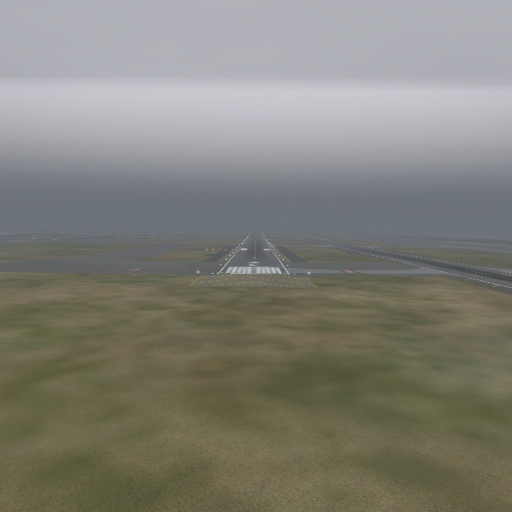
#> input picture examples/sensor_faults_example/00_original.jpg, 1024 x 1024 px (shown at 1/2 size); its folder holds only this picture in this run
$ python -i camera_sensor_errors.py   (imports and definitions only)
#> lines starting #> are read from the running program, lines starting #| are printed output that depends on the picture
#> further down, picture is the input picture: shape (1024, 1024, 3); mean B, G, R 119.3, 128.7, 129.3
"""
camera_sensor_errors.py — Simulation de fautes capteur camera embarquee avion.

Applique des degradations realistes a des images X-Plane avant inference YOLOv8,
pour evaluer la robustesse du modele.

Importe par project/export/sensor_faults.py — pas de CLI standalone, le
pipeline (run_pipeline.py) pilote tout via les fault_profile.json TAF.

Usage:
    from camera_sensor_errors import apply_errors, ERROR_REGISTRY
    img_degraded = apply_errors(img, ["gaussian_noise", "vignetting"], severity=0.5)
"""

from typing import Optional, Callable

import cv2
import numpy as np


# ---------------------------------------------------------------------------
# Fonctions de degradation individuelles
# ---------------------------------------------------------------------------
# Chaque fonction prend (image BGR uint8, severity 0-1) et retourne image BGR uint8.

# [128 lines left out: functions gaussian_noise, shot_noise, salt_pepper, dead_pixels, motion_blur, defocus_blur and 4 more, not called in this run]


def chromatic_aberration(img: np.ndarray, severity: float = 0.5) -> np.ndarray:
    """Aberration chromatique (decalage R/B aux bords)."""
#> called with severity = 0.5
    shift = int(1 + severity * 6)  # 1 - 7 pixels
    h, w = img.shape[:2]
#> h = 1024; w = 1024
    b, g, r = cv2.split(img)
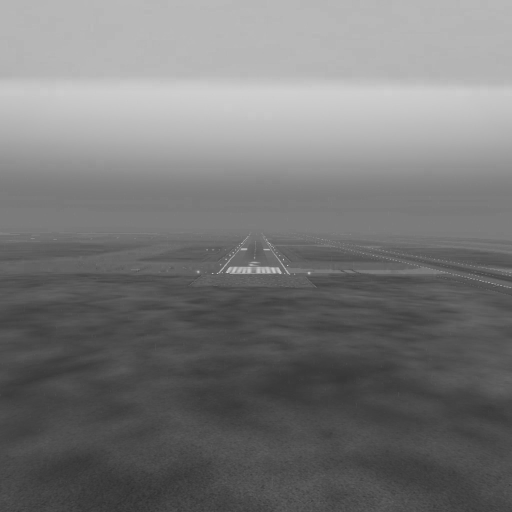
#> b: shape (1024, 1024) (shown at 1/2 size); min 46, max 238, mean 119.3
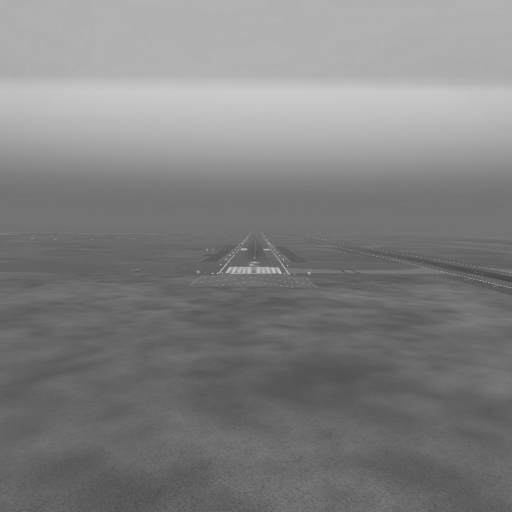
#> g: shape (1024, 1024) (shown at 1/2 size); min 67, max 238, mean 128.7
    # Decaler R vers l'exterieur, B vers l'interieur
    M_r = np.float32([[1, 0, shift], [0, 1, shift]])
    M_b = np.float32([[1, 0, -shift], [0, 1, -shift]])
    r_shifted = cv2.warpAffine(r, M_r, (w, h), borderMode=cv2.BORDER_REFLECT)
    b_shifted = cv2.warpAffine(b, M_b, (w, h), borderMode=cv2.BORDER_REFLECT)
    return cv2.merge([b_shifted, g, r_shifted])


# [256 lines left out: functions radial_distortion, lens_flare, banding, rolling_shutter, jpeg_artifacts, color_shift and 9 more, not called in this run]


# ---------------------------------------------------------------------------
# Registre des erreurs
# ---------------------------------------------------------------------------

ERROR_REGISTRY: dict[str, Callable] = {
    # Bruit
    "gaussian_noise": gaussian_noise,
    "shot_noise": shot_noise,
    "salt_pepper": salt_pepper,
    "dead_pixels": dead_pixels,
    # Flou
    "motion_blur": motion_blur,
    "defocus_blur": defocus_blur,
    "glass_blur": glass_blur,
    "rolling_shutter": rolling_shutter,
    # Exposition
    "overexposure": overexposure,
    "underexposure": underexposure,
    # Optique
    "vignetting": vignetting,
    "chromatic_aberration": chromatic_aberration,
    "radial_distortion": radial_distortion,
    "lens_flare": lens_flare,
    # Defauts capteur
    "banding": banding,
    # Compression
    "jpeg_artifacts": jpeg_artifacts,
    # Couleur
    "color_shift": color_shift,
    "channel_swap": channel_swap,
    # Environnement
    "condensation": condensation,
    "dirt_on_lens": dirt_on_lens,
    "droplets": droplets,
    # Atmospherique / transmission
    "fog": fog,
    "snow": snow,
    "zoom_blur": zoom_blur,
    "contrast": contrast,
    "pixelate": pixelate,
}


# ---------------------------------------------------------------------------
# API principale
# ---------------------------------------------------------------------------

# [37 lines left out: function apply_errors, not called in this run]

>>> import cv2
>>> picture = cv2.imread('../../examples/sensor_faults_example/00_original.jpg')
>>> result = chromatic_aberration(picture)
